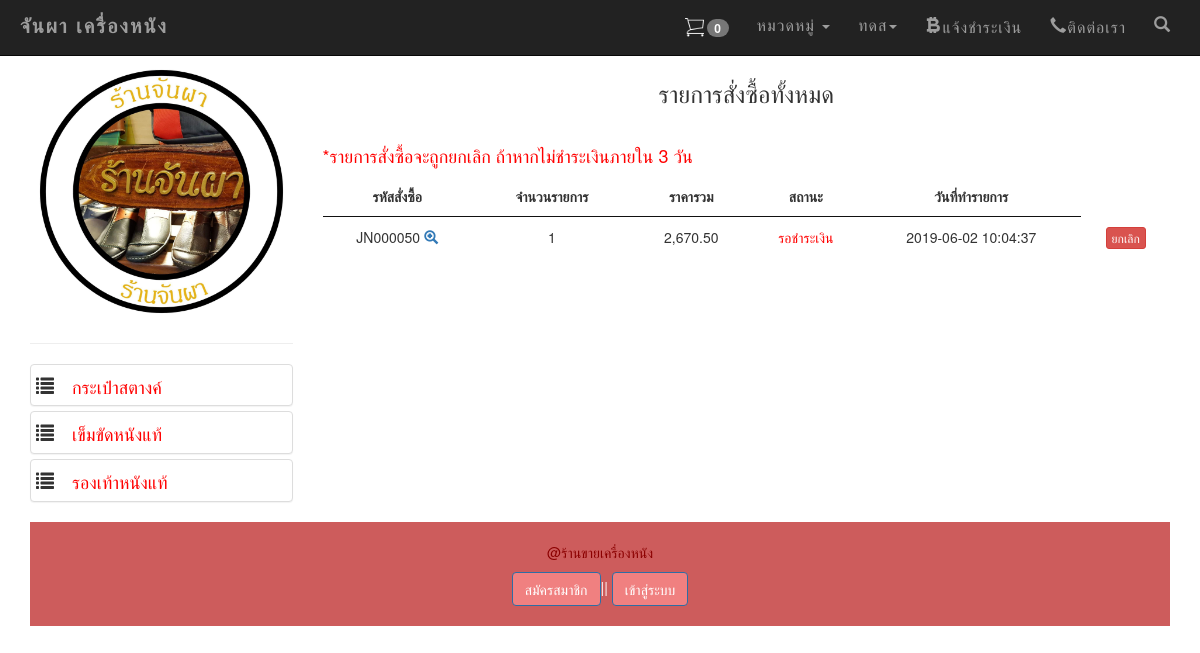
/my_order.php?page=mycart (signed in), run on an earlier commit of the app's database.
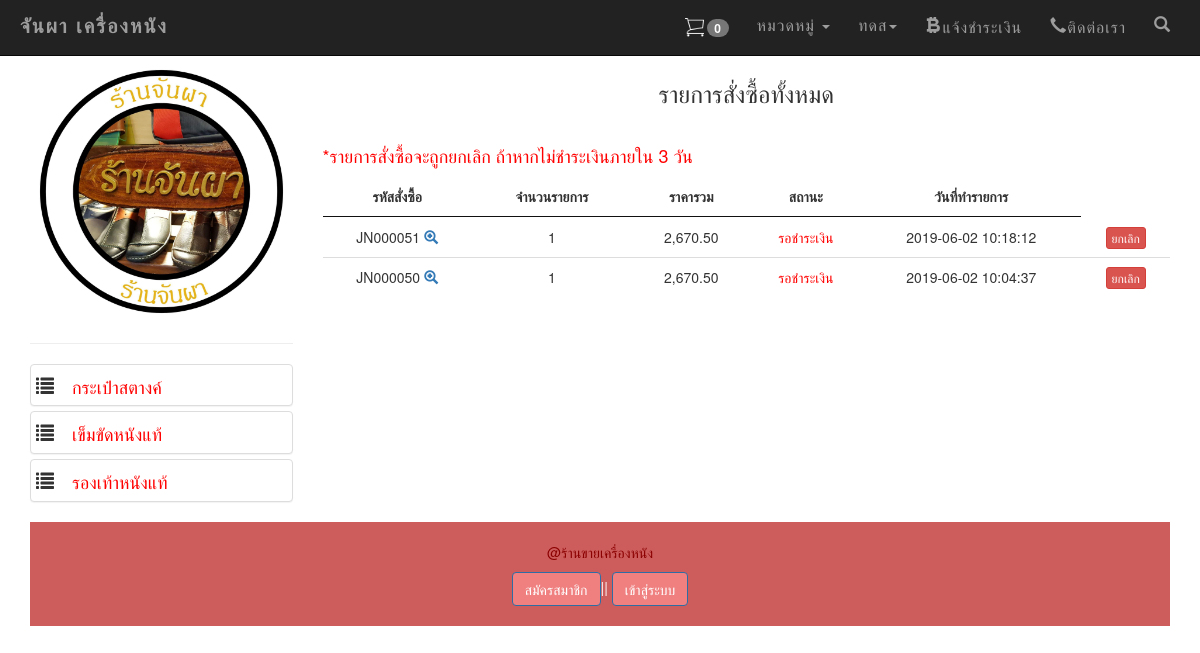
And on a later commit of the database.
### tables this page shows
CREATE TABLE `tbl_type` (
  `t_id` int(11) NOT NULL,
  `t_type` varchar(11) NOT NULL,
  `t_name` varchar(100) NOT NULL
);

CREATE TABLE `tbl_order` (
  `order_id` int(6) UNSIGNED ZEROFILL NOT NULL,
  `mem_id` int(11) NOT NULL,
  `name` varchar(100) NOT NULL,
  `address` varchar(500) NOT NULL,
  `email` varchar(100) NOT NULL,
  `phone` varchar(10) NOT NULL,
  `order_status` int(1) NOT NULL,
  `pay_slip` varchar(200) DEFAULT NULL,
  `b_name` varchar(100) DEFAULT NULL,
  `b_number` varchar(200) DEFAULT NULL,
  `pay_date` date DEFAULT NULL,
  `pay_amount` float(10,2) DEFAULT NULL,
  `postcode` varchar(30) DEFAULT NULL,
  `order_date` timestamp NOT NULL DEFAULT CURRENT_TIMESTAMP ON UPDATE CURRENT_TIMESTAMP
);

### category2.php (shortened to what this page needs)
<?php
$query_typeprd = "SELECT * FROM tbl_type ORDER BY t_id ASC";
$typeprd = mysql_query($query_typeprd, $condb) or die(mysql_error());
$row_typeprd = mysql_fetch_assoc($typeprd);
?>
<div class="panel-group">
    <a href="index.php" ><img src="img/logo.jpg" class="img img-responsive" /></a>
  <hr/>
  <?php do { ?>
    <div class="panel panel-default"><h4> &nbsp;<span class="glyphicon glyphicon-list">
      <a href="index.php?t_id=<?php echo $row_typeprd['t_id'];?>&type_name=<?php echo $row_typeprd['t_name'];?>" ><font color="red"><?php echo $row_typeprd['t_name']; ?></font></a></span></h4></div>
    <?php } while ($row_typeprd = mysql_fetch_assoc($typeprd)); ?>
  </div>

### mycart.php (shortened to what this page needs)
<?php require_once('Connections/condb.php'); ?>
<?php
$colname_mm = "-1";
if (isset($_SESSION['MM_Username'])) {
	$colname_mm = $_SESSION['MM_Username'];
}
$query_mm = sprintf("SELECT * FROM tbl_member WHERE mem_username = %s", GetSQLValueString($colname_mm, "text"));
$mm = mysql_query($query_mm, $condb) or die(mysql_error());
$row_mm = mysql_fetch_assoc($mm);
$mem_id = $row_mm['mem_id'];
$query_mycart = sprintf("SELECT o.order_id as oid, o.mem_id, o.order_status, o.order_date, d.p_id , d.p_c_qty, d.order_id , count(d.order_id) as coid , SUM(d.total) as ctotal FROM tbl_order as o, tbl_order_detail as d WHERE o.mem_id = $mem_id AND o.order_id = d.order_id GROUP BY o.order_id ORDER BY o.order_id DESC " , GetSQLValueString($colname_mycart , "int"));
$mycart = mysql_query($query_mycart , $condb) or die(mysql_error());
$row_mycart = mysql_fetch_assoc($mycart);
$totalRows_mycart = mysql_num_rows($mycart);
?>
<?php include('datatable.php'); ?>
<h3 align="center">รายการสั่งซื้อทั้งหมด</h3><br>
<h4 align="left" style="color: red;" >*รายการสั่งซื้อจะถูกยกเลิก ถ้าหากไม่ชำระเงินภายใน 3 วัน</h4>
<table id="example" class="display" cellspacing="1" border="0" >
	<thead>
		<tr >
			<th>รหัสสั่งซื้อ</th>
			<th>จำนวนรายการ</th>
			<th>ราคารวม</th>
			<th>สถานะ</th>
			<th>วันที่ทำรายการ</th>
		</tr>
	</thead>
	<?php if ($totalRows_mycart > 0) { ?>
		<?php do { ?>
			<tr align="center">
				<td>
					JN<?php echo str_pad($row_mycart['oid'], 6, "0", STR_PAD_LEFT);?>
					<span id="hp">
						<a href="my_order.php?order_id=<?php echo $row_mycart['oid'];?>act=show-order">
							<span class="glyphicon glyphicon-zoom-in"></span>
						</a>
					</span>
				</td>
				<td align="center">
					<?php echo $row_mycart['coid'];?>
				</td>
				<td align="center">
					<?php echo number_format($row_mycart['ctotal'],2);?>
				</td>
				<td align="center">
					<font color="red">
						<?php $status = $row_mycart['order_status'];
						include('backend/status.php');
						?>
					</font>
				</td>
				<td> <?php echo $row_mycart['order_date'];?></td>
				<td><center>
		<?php if ($status == 4): ?>
			<a href="del_order.php?order_id=<?php echo $row_mycart['oid'];?>&order_status=4&q=<?php echo $row_mycart['p_c_qty'];?>&p=<?php echo $row_mycart['p_id'];?>" class="btn btn-danger btn-xs" onClick="return confirm('ยืนยันการยกเลิกคำสั่งซื้อ');" disabled>
					ยกเลิก </a></center>
			<?php else: ?>
				<a href="del_order.php?order_id=<?php echo $row_mycart['oid'];?>&order_status=4&q=<?php echo $row_mycart['p_c_qty'];?>&p=<?php echo $row_mycart['p_id'];?>" class="btn btn-danger btn-xs" onClick="return confirm('ยืนยันการยกเลิกคำสั่งซื้อ');">
					ยกเลิก </a></center>
		<?php endif ?>
				</td>
			</tr>
		<?php } while ($row_mycart = mysql_fetch_assoc($mycart)); } ?>
	</table>

### backend/status.php
<?php
if ($status == 1) {
	echo "<font color='red'>";
	echo "รอชำระเงิน";
	echo "</font>";
}elseif ($status == 2) {
	echo "<font color='green'>";
	echo "ชำระเงินแล้ว";
	echo "</font>";
}elseif ($status == 3) {
	echo "<font color='blue'>";
	echo "ส่งของแล้ว";
	echo "</font>";
}elseif ($status == 4) {
	echo "<font color='black'>";
	echo "ยกเลิกคำสั่งซื้อ";
	echo "</font>";
}
?>

What changed in the data, as far as the page shows it:
added tbl_order: order_id "000051", coid "1", ctotal "2,670.50", order_status "รอชำระเงิน", order_date "2019-06-02 10:18:12"
